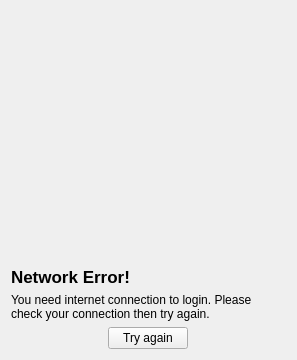
                <widget class="QWidget" name="networkErrorPage">
                 <layout class="QVBoxLayout" name="verticalLayout_14">
                  <item alignment="Qt::AlignHCenter">
                   <widget class="QLabel" name="label_25">
                    <property name="minimumSize">
                     <size>
                      <width>250</width>
                      <height>250</height>
                     </size>
                    </property>
                    <property name="maximumSize">
                     <size>
                      <width>250</width>
                      <height>250</height>
                     </size>
                    </property>
                    <property name="text">
                     <string/>
                    </property>
                    <property name="pixmap">
                     <pixmap resource="QSS/QSS_Resources.qrc">:/images/images/4.png</pixmap>
                    </property>
                    <property name="scaledContents">
                     <bool>true</bool>
                    </property>
                    <property name="wordWrap">
                     <bool>true</bool>
                    </property>
                   </widget>
                  </item>
                  <item>
                   <widget class="QLabel" name="label_27">
                    <property name="font">
                     <font>
                      <pointsize>13</pointsize>
                      <weight>75</weight>
                      <bold>true</bold>
                     </font>
                    </property>
                    <property name="text">
                     <string>Network Error!</string>
                    </property>
                    <property name="wordWrap">
                     <bool>true</bool>
                    </property>
                   </widget>
                  </item>
                  <item>
                   <widget class="QLabel" name="label_29">
                    <property name="text">
                     <string>You need internet connection to login. Please check your connection then try again.</string>
                    </property>
                    <property name="wordWrap">
                     <bool>true</bool>
                    </property>
                   </widget>
                  </item>
                  <item alignment="Qt::AlignHCenter">
                   <widget class="QPushButton" name="tryAgain">
                    <property name="text">
                     <string>Try again</string>
                    </property>
                    <property name="icon">
                     <iconset resource="QSS/QSS_Resources.qrc">
                      <normaloff>:/icons/Icons/loader.png</normaloff>:/icons/Icons/loader.png</iconset>
                    </property>
                   </widget>
                  </item>
                 </layout>
                </widget>
